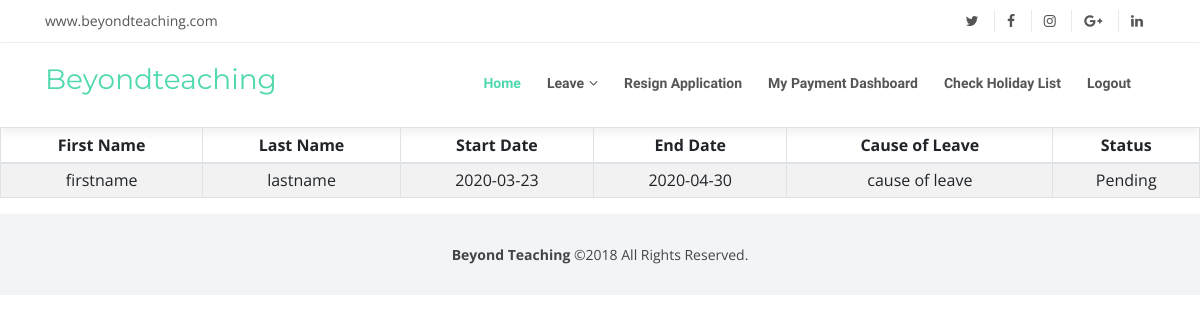
The page /checkleave on the database its author committed.
### application/models.py (models this page shows)
class Leaveapply(UserMixin, db.Model):
    __tablename__ = 'leaveapply'
    id = db.Column(db.Integer, primary_key=True)
    email = db.Column(db.String(64), nullable=False)
    firstname = db.Column(db.String(64), nullable=False)
    lastname = db.Column(db.String(64), nullable=False)
    startdate = db.Column(db.String(64), nullable=False)
    enddate = db.Column(db.String(64), nullable=False)
    cause = db.Column(db.String(64), nullable=False)
    status=db.Column(db.String(64), default='Pending')

### application/routes.py (the view)
@app.route("/checkleave", methods=["GET","POST"])
def checkleave():
    rows=Leaveapply.query.all()
    return render_template ('checkleave.html', rows=rows)

### application/templates/checkleave.html
{% extends "emplayout.html" %}
{% block content %}
<table id="dtBasicExample" class="table table-striped table-bordered table-sm" cellspacing="0" width="100%">
    <thead>
      <tr align="center">
        <th class="th-sm">First Name</th>
        <th class="th-sm">Last Name</th>
        <th class="th-sm">Start Date</th>
        <th class="th-sm">End Date</th>
        <th class="th-sm">Cause of Leave</th>
        <th class="th-sm">Status</th>
      </tr>
    </thead>
    <tbody align="center">
    {% for row in rows %}
      <tr>
        <td>{{row.firstname}}</td>
        <td>{{row.lastname}}</td>
        <td>{{row.startdate}}</td>
        <td>{{row.enddate}}</td>
        <td>{{row.cause}}</td>
        <td>{{row.status}}</td>
      </tr>
    {% endfor %}
    </tbody>
</table>
{% endblock %}

### application/static/css/style.css (style rules this page uses)
body { background: #fff; color: #444; font-family: "Open Sans", sans-serif; }

### rows shown on the page
Leaveapply: firstname "firstname", lastname "lastname", startdate "2020-03-23", enddate "2020-04-30", cause "cause of leave", status "Pending"
